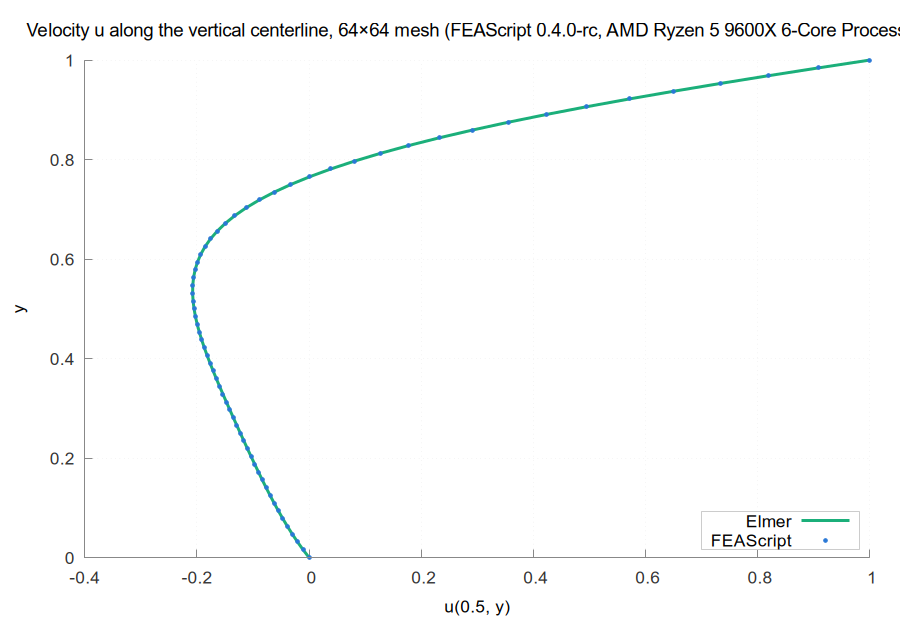

The gnuplot source for this figure:
set terminal pngcairo size 900,620 font 'Arial,13'
set border 3 lc rgb '#888888'; set tics nomirror tc rgb '#333333'
set grid lc rgb '#e6e6e6' lw 1; set key top left box lc rgb '#cccccc' opaque
set output 'centerline.png'
set title 'Velocity u along the vertical centerline, 64×64 mesh (FEAScript 0.4.0-rc, AMD Ryzen 5 9600X 6-Core Processor)' font 'Arial,14'
set xlabel 'u(0.5, y)'; set ylabel 'y'; set yrange [0:1]; set key bottom right
plot '../work/centerline_Elmer_UMFPACK_64x64.dat' u 2:1 w l lw 3 lc rgb '#1baf7a' t 'Elmer', \
     '../work/centerline_FEAScript_sparse_LU_64x64.dat' u 2:1 w p pt 7 ps 0.6 lc rgb '#2a78d6' t 'FEAScript'
